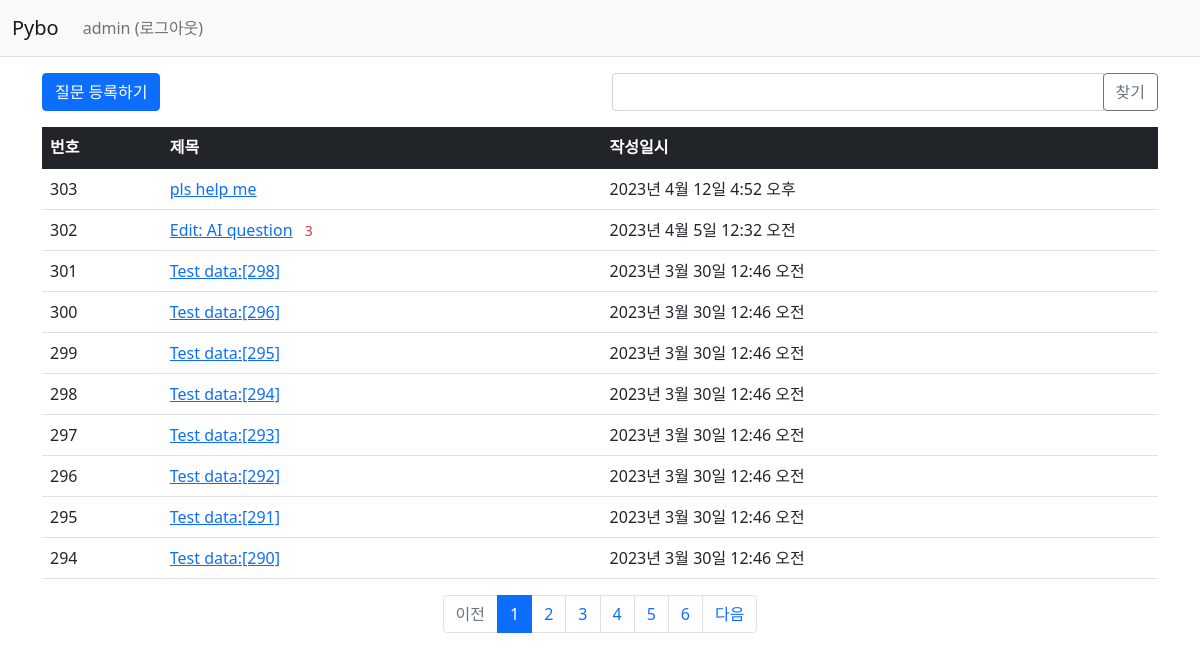
The app's page /pybo/ (signed in) with its own data.
### pybo/models.py (models this page shows, shortened)
class Question(models.Model):
    author = models.ForeignKey(User, on_delete=models.CASCADE, related_name='author_question')  # question author
    subject = models.CharField(max_length=200)
    content = models.TextField()
    create_date = models.DateTimeField()
    modify_date = models.DateTimeField(null=True, blank=True)   # modified date
    voter = models.ManyToManyField(User, related_name='voter_question')    # 질문 추천인 추가. ManyToManyField = DB N:N relation

### pybo/views/base_views.py (the view, shortened to what this page needs)
# urls.py: path('', base_views.index, name='index'),    # '/'에 해당되는 path. 즉 http://localhost:8080/
def index(request):
    page = request.GET.get('page', '1')  # 페이지. # GET방식으로 호출된 url에서 page값을 가져올 때 사용됨
    kw = request.GET.get('kw','')   # 검색어
    question_list = Question.objects.order_by('-create_date')
    paginator = Paginator(question_list, 10)  # 페이지당 10개씩 보여주기
    page_obj = paginator.get_page(page)
    context = {'question_list': page_obj, 'page': page, 'kw': kw}
    return render(request, 'pybo/question_list.html', context)

### pybo/templatetags/pybo_filter.py (called while the page is built)
@register.filter
def sub(value, arg):
    return value - arg

### templates/pybo/question_list.html (shortened to what this page needs)
{%  extends 'base.html' %}
{% load pybo_filter %}
{% block content %}
<div class="container my-3">
    <div class="row my-3">
        <div class="col-6">
            <a href="{% url 'pybo:question_create' %}" class="btn btn-primary">질문 등록하기</a>
        </div>
        <div class="col-6">
            <div class="input-group">
                <input type="text" id="search_kw" class="form-control" value="{{ kw|default_if_none:'' }}">
                <div class="input-group-append">
                    <button class="btn btn-outline-secondary" type="button" id="btn_search">찾기</button>
                </div>
            </div>
        </div>
    </div>
    <table class="table">
        <thead>
        <tr class="table-dark">
            <th>번호</th>
            <th>제목</th>
            <th>작성일시</th>
        </tr>
        </thead>
        <tbody>
        {% if question_list %}
        {% for question in question_list %}
        <tr>
            <td>
                {{ question_list.paginator.count|sub:question_list.start_index|sub:forloop.counter0|add:1 }}
            </td>
            <td>
                <a href="{% url 'pybo:detail' question.id %}">{{ question.subject }}</a>
                {% if question.answer_set.count > 0 %}
                    <span class="text-danger small mx-2">{{ question.answer_set.count }}</span>
                {% endif %}
            </td>
            <td>{{ question.create_date }}</td>
        </tr>
        {% endfor %}
        {% else %}
        <tr>
            <td colspan="3">질문이 없습니다.</td>
        </tr>
        {% endif %}
        </tbody>
    </table>
    <ul class="pagination justify-content-center">
        {% if question_list.has_previous %}
        <li class="page-item">
        <a class="page-link" data-page="{{ question_list.previous_page_number }}"
           href="javascript:void(0)">이전</a>
        </li>
        {% else %}
        <li class="page-item disabled">
            <a class="page-link" tabindex="-1" aria-disabled="true" href="#">이전</a>
        </li>
        {% endif %}
        {% for page_number in question_list.paginator.page_range %}
        {% if page_number >= question_list.number|add:-5 and page_number <= question_list.number|add:5 %}
        {% if page_number == question_list.number %}
        <li class="page-item active" aria-current="page">
            <a class="page-link" data-page="{{ page_number }}"
               href="javascript:void(0)">{{ page_number }}</a>
        </li>
        {% else %}
        <li class="page-item">
            <a class="page-link" data-page="{{ page_number }}"
               href="javascript:void(0)">{{ page_number }}</a>
        </li>
        {% endif %}
        {% endif %}
        {% endfor %}
        {% if question_list.has_next %}
        <li class="page-item">
            <a class="page-link" data-page="{{ question_list.next_page_number }}"
               href="javascript:void(0)">다음</a>
        </li>
        {% else %}
        <li class="page-item disabled">
            <a class="page-link" tabindex="-1" aria-disabled="true" href="#">다음</a>
        </li>
        {% endif %}
    </ul>
</div>
{% endblock %}

### templates/navbar.html (shortened to what this page needs)
<nav class="navbar navbar-expand-lg navbar-light bg-light border-bottom">
    <div class="container-fluid">
        <a class="navbar-brand" href="{% url 'pybo:index' %}">Pybo</a>
        <div class="collapse navbar-collapse" id="navbarSupportedContent">
            <ul class="navbar-nav me-auto mb-2 mb-lg-0">
                <li class="nav-item">
                    {% if user.is_authenticated %}
                        <a class="nav-link" href="{% url 'common:logout' %}">{{ user.username }} (로그아웃)</a>
                    {% else %}
                        <a class="nav-link" href="{% url 'common:login' %}">로그인</a>
                    {% endif %}
                </li>
            </ul>
        </div>
    </div>
</nav>

### records on screen
Question: paginator.count|sub "303", subject "pls help me", create_date "2023년 4월 12일 4:52 오후"
Question: paginator.count|sub "302", subject "Edit: AI question", answer_set.count "3", create_date "2023년 4월 5일 12:32 오전"
Question: paginator.count|sub "301", subject "Test data:[298]", create_date "2023년 3월 30일 12:46 오전"
Question: paginator.count|sub "300", subject "Test data:[296]", create_date "2023년 3월 30일 12:46 오전"
Question: paginator.count|sub "299", subject "Test data:[295]", create_date "2023년 3월 30일 12:46 오전"
Question: paginator.count|sub "298", subject "Test data:[294]", create_date "2023년 3월 30일 12:46 오전"
Question: paginator.count|sub "297", subject "Test data:[293]", create_date "2023년 3월 30일 12:46 오전"
Question: paginator.count|sub "296", subject "Test data:[292]", create_date "2023년 3월 30일 12:46 오전"
Question: paginator.count|sub "295", subject "Test data:[291]", create_date "2023년 3월 30일 12:46 오전"
Question: paginator.count|sub "294", subject "Test data:[290]", create_date "2023년 3월 30일 12:46 오전"

### other values on screen
{{ user.username }} "admin"
{{ page_number }} "1"
{{ page_number }} "2" "3" "4" "5" "6"
